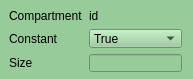
<?xml version="1.0" encoding="UTF-8"?>
<ui version="4.0">
 <class>ItemDataSetting</class>
 <widget class="QWidget" name="ItemDataSetting">
  <property name="geometry">
   <rect>
    <x>0</x>
    <y>0</y>
    <width>193</width>
    <height>79</height>
   </rect>
  </property>
  <property name="windowTitle">
   <string>Form</string>
  </property>
  <property name="styleSheet">
   <string notr="true">background-color: rgb(151, 203, 154);</string>
  </property>
  <widget class="QFrame" name="m_compartSet">
   <property name="geometry">
    <rect>
     <x>0</x>
     <y>0</y>
     <width>191</width>
     <height>81</height>
    </rect>
   </property>
   <property name="acceptDrops">
    <bool>false</bool>
   </property>
   <layout class="QFormLayout" name="formLayout">
    <property name="fieldGrowthPolicy">
     <enum>QFormLayout::AllNonFixedFieldsGrow</enum>
    </property>
    <item row="0" column="0">
     <widget class="QLabel" name="label">
      <property name="text">
       <string>Compartment</string>
      </property>
     </widget>
    </item>
    <item row="0" column="1">
     <widget class="QLabel" name="label_3">
      <property name="text">
       <string>id</string>
      </property>
     </widget>
    </item>
    <item row="1" column="0">
     <widget class="QLabel" name="label_2">
      <property name="text">
       <string>Constant</string>
      </property>
     </widget>
    </item>
    <item row="1" column="1">
     <widget class="QComboBox" name="comb_const">
      <item>
       <property name="text">
        <string>True</string>
       </property>
      </item>
      <item>
       <property name="text">
        <string>False</string>
       </property>
      </item>
     </widget>
    </item>
    <item row="2" column="0">
     <widget class="QLabel" name="label_4">
      <property name="text">
       <string>Size</string>
      </property>
     </widget>
    </item>
    <item row="2" column="1">
     <widget class="QLineEdit" name="lineEdit_2"/>
    </item>
   </layout>
  </widget>
 </widget>
 <resources/>
 <connections/>
</ui>
